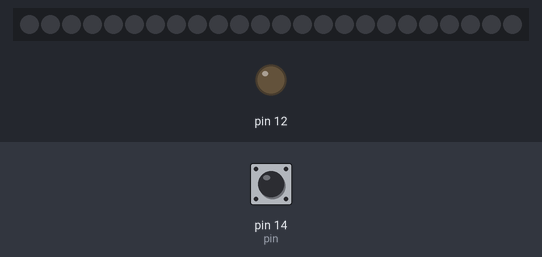
The program below on a simulated MicroPython board. Parts: 24 RGB LEDs in strip order, left to right, output pins drawn as LEDs (lit = HIGH). The test bench sets the inputs (shaded band); at power-on: pin 14 (pin) HIGH. Dim RGB values are drawn brighter than linear.

Above: at 1.2 s.
1.3 s: pin 14 (pin) pulled LOW for 3.2 s
At 1.45 s:
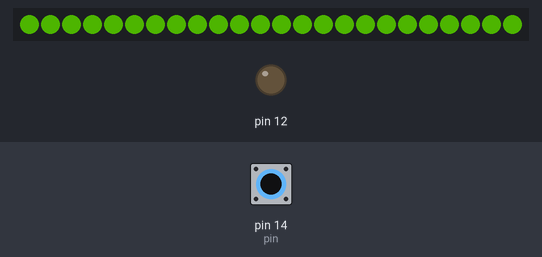
6.0 s: pin 14 (pin) pulled LOW for 0.15 s
7.6 s: pin 14 (pin) pulled LOW for 3.2 s
At 7.76 s:
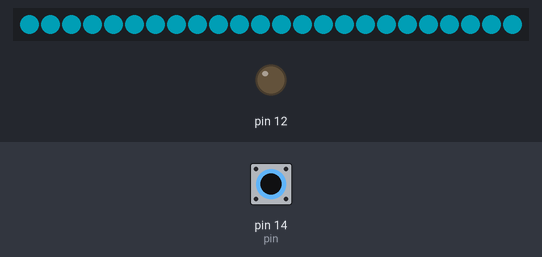
12.3 s: pin 14 (pin) pulled LOW for 1 s
At 13.25 s:
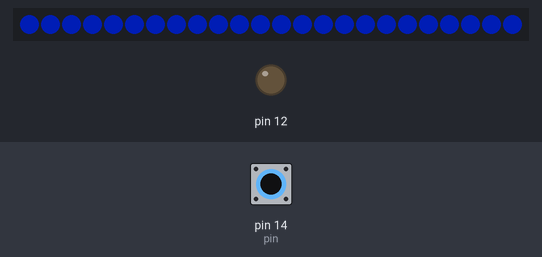
Timing chart, 0 to 15.3 s (numbered marks = the images above; inputs shaded):
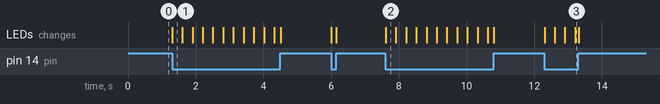

Measured:
- after the input at 1.3 s, the LEDs: change at once (image 1)
- after the input at 7.6 s, the LEDs: change at once (image 2)
- after the input at 12.3 s, the LEDs: first change at once (image 3 shows a later state)

The program:

ring.py
```python
def hsv_to_rgb(h, s, v):
  if s == 0.0: v*=255; return (v, v, v)
  i = int(h*6.) # XXX assume int() truncates!
  f = (h*6.)-i; p,q,t = int(255*(v*(1.-s))), int(255*(v*(1.-s*f))), int(255*(v*(1.-s*(1.-f)))); v*=255; i%=6
  v = int(v)
  if i == 0: return (v, t, p)
  if i == 1: return (q, v, p)
  if i == 2: return (p, v, t)
  if i == 3: return (p, q, v)
  if i == 4: return (t, p, v)
  if i == 5: return (v, p, q)

import machine, time, neopixel
np = neopixel.NeoPixel(machine.Pin(4), 24) # D2
machine.Pin(12, machine.Pin.OUT).value(0) # D6 = LOW/GND
pin = machine.Pin(14, machine.Pin.IN, machine.Pin.PULL_UP) # D5
while True:
  t = (time.ticks_ms() / 5000) % 1.0
  c = (0,0,0) if pin.value() else hsv_to_rgb(t, 1, 0.25)
  for x in range(24): np[x] = c
  np.write()
  time.sleep(0.01)
```
